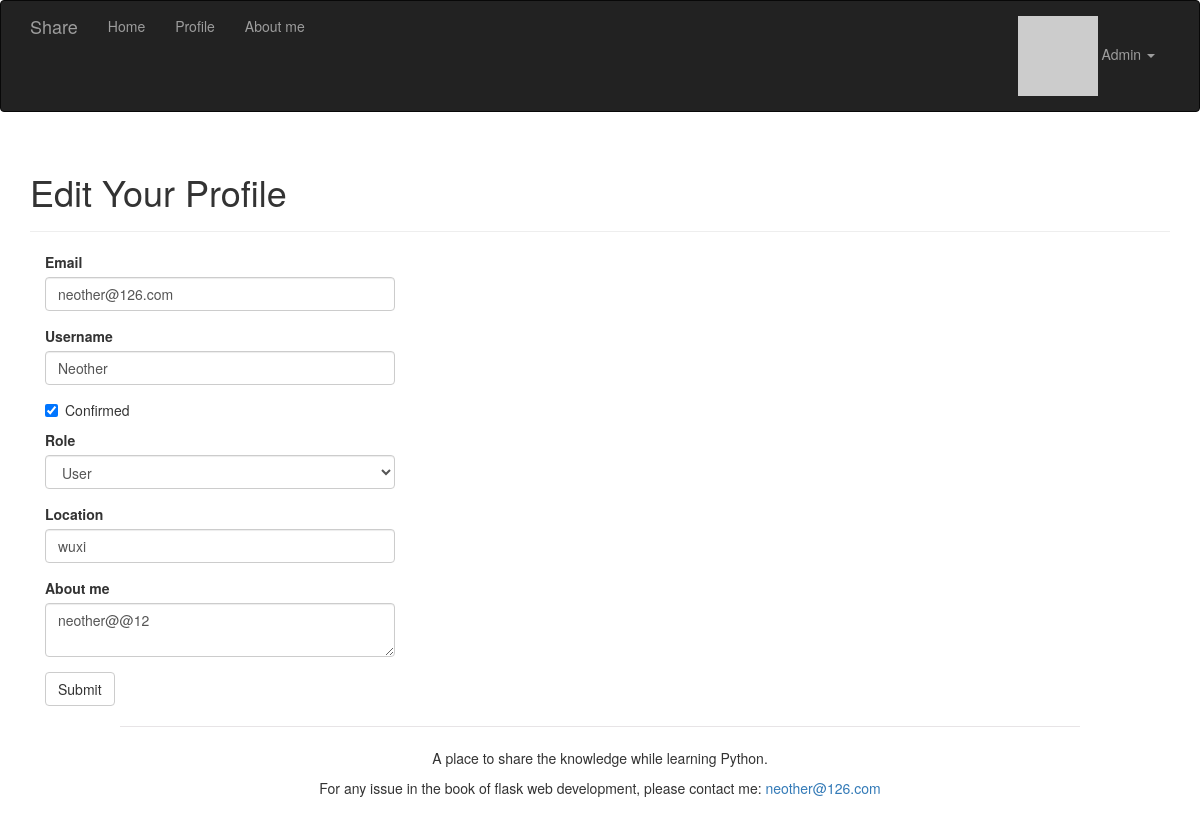
Before: /edit-profile/9 (signed in) with the older database file.
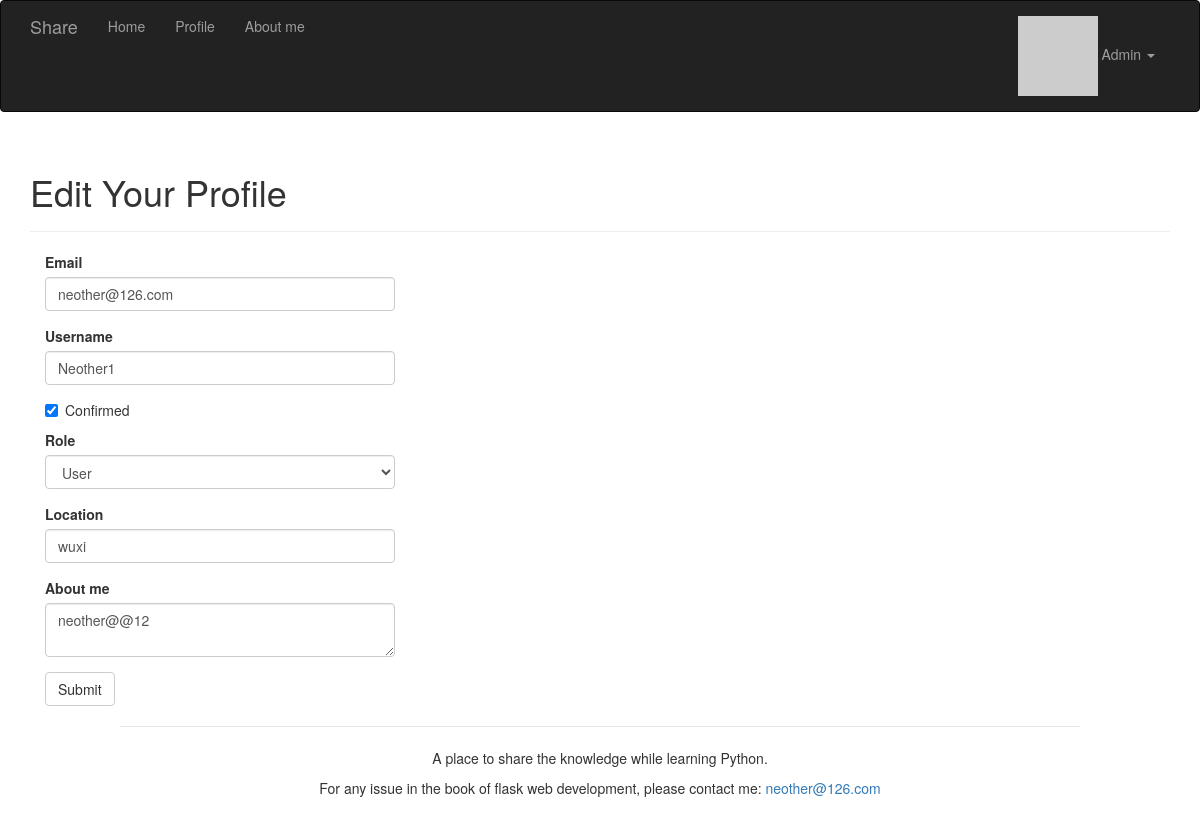
After: the same page with the newer database file.
### app/models.py (models this page shows, shortened)
class User(UserMixin, db.Model):
    __tablename__ = 'users'
    id = db.Column(db.Integer, primary_key=True)
    email = db.Column(db.String(64), unique=True, index=True)
    username = db.Column(db.String(64), unique=True, index=True)
    password_hash = db.Column(db.String(128))
    role_id = db.Column(db.Integer, db.ForeignKey('roles.id'))
    confirmed = db.Column(db.Boolean, default=False)
    name = db.Column(db.String(64))
    location = db.Column(db.String(64))
    about_me = db.Column(db.Text())
    member_since = db.Column(db.DateTime(), default=datetime.utcnow)
    last_seen = db.Column(db.DateTime(), default=datetime.utcnow)
    avatar_hash = db.Column(db.String(32))
    posts = db.relationship('Post', backref='author', lazy='dynamic')
    comments = db.relationship('Comment', backref='author', lazy='dynamic')
    @property
    def password(self):
        raise AttributeError('password is not a readable attribute')
    @login_manager.user_loader
    def load_user(user_id):
        return User.query.get(int(user_id))
    def can(self, perm):
        return self.role is not None and self.role.has_permission(perm)
    def ping(self):
        self.last_seen = datetime.utcnow()
        db.session.add(self)
    def gravatar_hash(self):
        return hashlib.md5(self.email.lower().encode('utf-8')).hexdigest()
    def gravatar(self, size=100, default='identicon', rating='g'):
        url = 'https://secure.gravatar.com/avatar'
        hash = self.avatar_hash or self.gravatar_hash()
        return '{url}/{hash}?s={size}&d={default}&r={rating}'.format(
            url=url, hash=hash, size=size, default=default, rating=rating)

### app/main/views.py (the view, shortened to what this page needs)
@main.route('/edit-profile/<int:id>', methods=['GET', 'POST'])
@login_required
@admin_required
def edit_profile_admin(id):
    user = User.query.get_or_404(id)
    form = EditProfileAdminForm(user=user)
    form.email.data = user.email
    form.username.data = user.username
    form.confirmed.data = user.confirmed
    form.role.data = user.role_id
    form.location.data = user.location
    form.about_me.data = user.about_me
    return render_template('edit_profile.html', form=form, user=user)

### app/main/forms.py (shortened to what this page needs)
class EditProfileAdminForm(FlaskForm):
    email = StringField('Email', validators=[DataRequired(), Length(1, 64),
                                             Email()])
    username = StringField('Username', validators=[
        DataRequired(), Length(1, 64),
        Regexp('^[A-Za-z][A-Za-z0-9_.]*$', 0,
               'Usernames must have only letters, numbers, dots or '
               'underscores')])
    confirmed = BooleanField('Confirmed')
    role = SelectField('Role', coerce=int)
    location = StringField('Location', validators=[Length(0, 64)])
    about_me = TextAreaField('About me')
    submit = SubmitField('Submit')
    def __init__(self, user, *args, **kwargs):
        super(EditProfileAdminForm, self).__init__(*args, **kwargs)
        self.role.choices = [(role.id, role.name)
                             for role in Role.query.order_by(Role.name).all()]
        self.user = user

### app/main/__init__.py (called while the page is built)
@main.app_context_processor
def inject_permissions():
    return dict(Permission=Permission)

### app/models.py (called while the page is built)
    def has_permission(self, perm):
        return self.permissions & perm == perm

### app/templates/edit_profile.html (shortened to what this page needs)
{% extends "base.html" %}
{% import "bootstrap/wtf.html" as wtf %}
{% block page_content %}
<div class="page-header">
    <h1>Edit Your Profile</h1>
</div>
<div class="col-md-4">
    {{ wtf.quick_form(form) }}
</div>
{% endblock %}

Changed rows visible on the page:
changed User "neother@126.com": username "Neother" → "Neother1"
